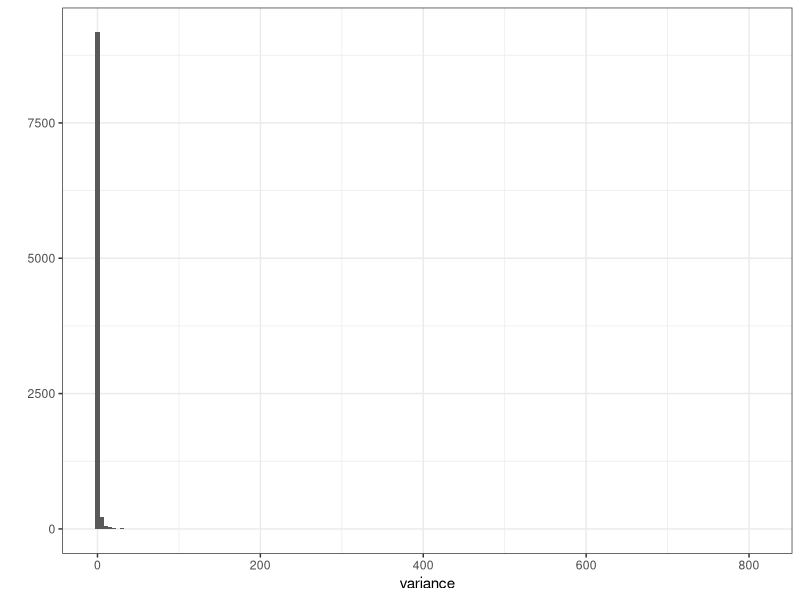
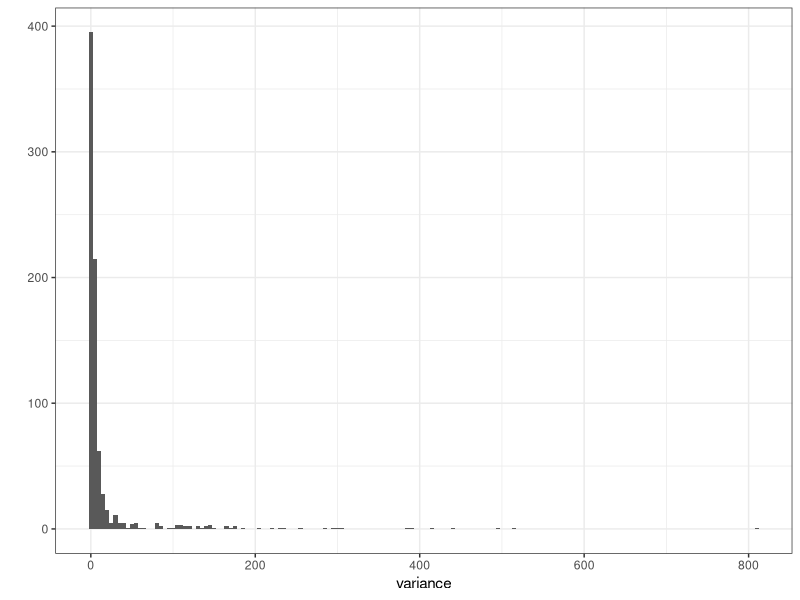
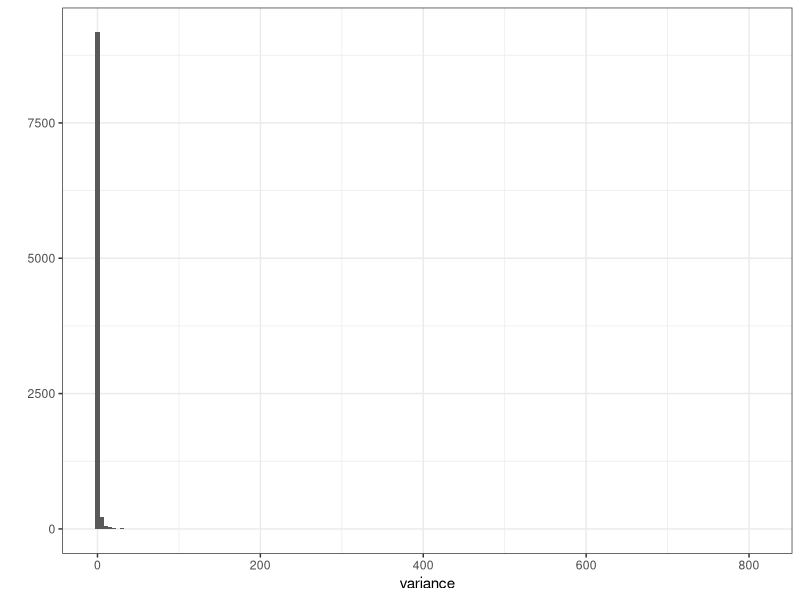
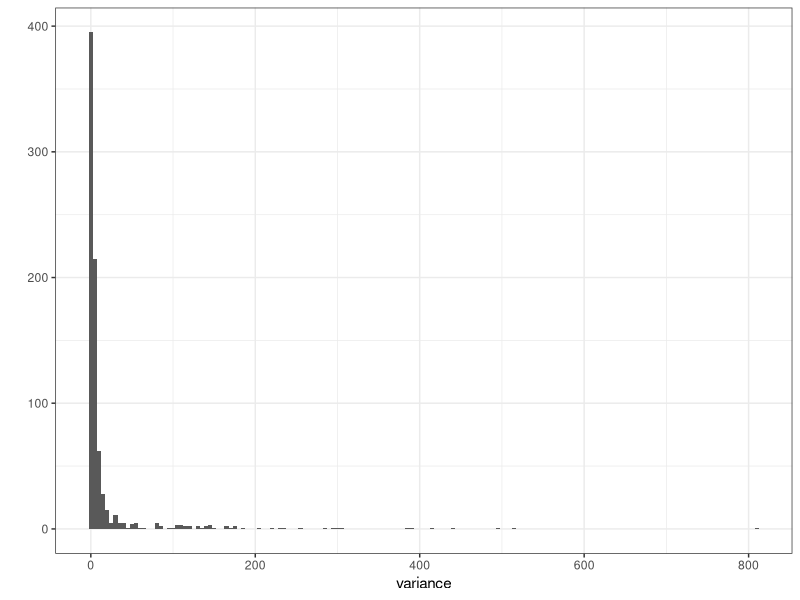

The R script that drew these images, in order:
# *****************************************
# Author: Ruth Dannenfelser
# Date: Feb 17, 2015
#
# Construct various plots for the
# Spam / Ham data.
#
# *****************************************
library("ggplot2")
setwd("/Genomics/ogtr04/rd6/COS424/hw1")

# feature variance.
# ---------------------
features = read.delim("feature_variance.txt", header=F)
features <- features[order(features$V1),]
clean = subset(features, V1 > 1)

# some stats. 
length(features$V1) # total features.
sum (features$V1 < 1) # features with variance less than 1.  8776 
tail(features) # words with the highest variance (font, style, td, 3d, com, size)
head(features) # words with the lowest variance (pmda, 1eq, 3jw)
head(clean) # words with the lowest var after filtering (see, cid, gid, d0, simsun)

# histograms before and after filtering.
q1 <- qplot(V1, data=features, binwidth = 5, geom="histogram") + xlab("variance") + theme_bw()
q1
q2 <- qplot(V1, data=clean, binwidth = 5, geom="histogram") + xlab("variance") + theme_bw() 
q2

# save the histograms
ggsave(file="figures/feature_var_before.pdf", plot=q1, width=8, height=5)
ggsave(file="figures/feature_var_after.pdf", plot=q2, width=8, height=5)

